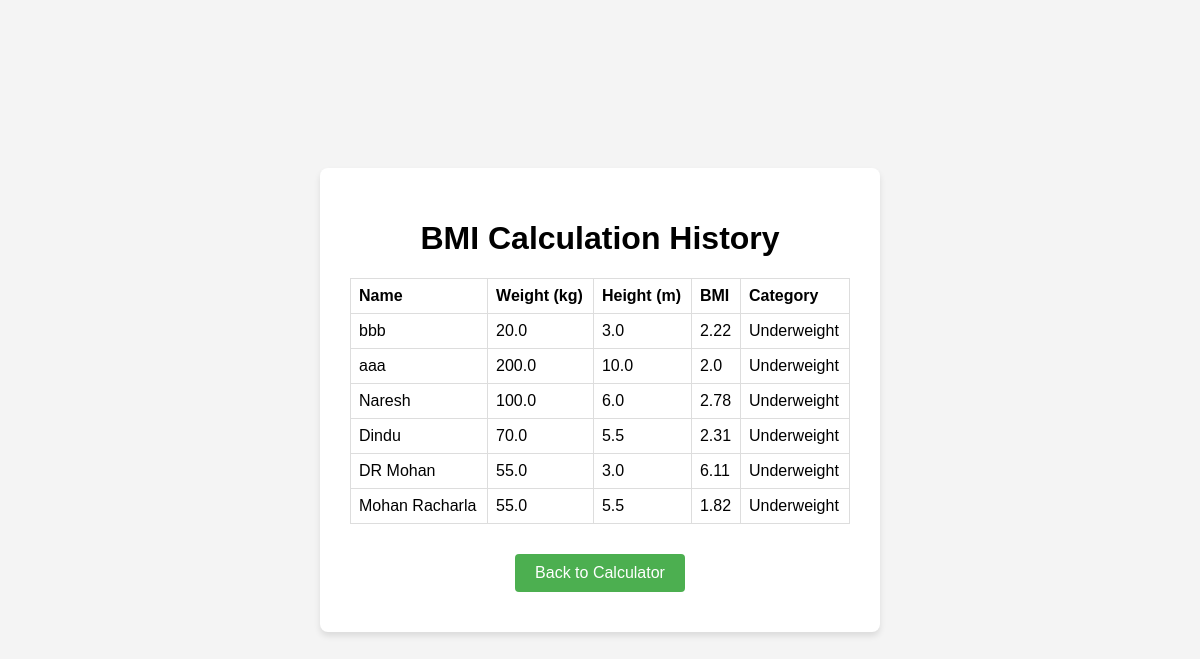
The app's page /history with its own data.
### tables this page shows
CREATE TABLE records
                 (id INTEGER PRIMARY KEY AUTOINCREMENT,
                  name TEXT, 
                  weight REAL, 
                  height REAL, 
                  bmi REAL, 
                  category TEXT);

### app.py (the view)
@app.route('/history')
def history():
    conn = sqlite3.connect('bmi_records.db')
    c = conn.cursor()
    c.execute('SELECT * FROM records ORDER BY id DESC')
    records = c.fetchall()
    conn.close()
    return render_template('history.html', records=records)

### templates/history.html (shortened to what this page needs)
<!DOCTYPE html>
<html lang="en">
<head>
    <link rel="stylesheet" href="{{ url_for('static', filename='style.css') }}">
</head>
<body>
    <div class="container">
        <h1>BMI Calculation History</h1>
        <table>
            <tr>
                <th>Name</th>
                <th>Weight (kg)</th>
                <th>Height (m)</th>
                <th>BMI</th>
                <th>Category</th>
            </tr>
            {% for record in records %}
            <tr>
                <td>{{ record[1] }}</td>
                <td>{{ record[2] }}</td>
                <td>{{ record[3] }}</td>
                <td>{{ record[4] }}</td>
                <td>{{ record[5] }}</td>
            </tr>
            {% endfor %}
        </table>
        <a href="{{ url_for('index') }}" class="button">Back to Calculator</a>
    </div>
</body>
</html>

### static/style.css (style rules this page uses)
body { font-family: Arial, sans-serif; background-color: #f4f4f4; margin: 0; display: flex; justify-content: center; align-items: center; min-height: 100vh; }
.container { background-color: white; padding: 30px; border-radius: 8px; box-shadow: 0 4px 6px rgba(0,0,0,0.1); width: 500px; text-align: center; }
button, .button { background-color: #4CAF50; color: white; border: none; padding: 10px 20px; text-align: center; text-decoration: none; display: inline-block; font-size: 16px; margin: 10px 2px; cursor: pointer; border-radius: 4px; }
table { width: 100%; border-collapse: collapse; margin-bottom: 20px; }
table, th, td { border: 1px solid #ddd; }
th, td { padding: 8px; text-align: left; }

### records on screen
records: name "bbb", weight "20.0", height "3.0", bmi "2.22", category "Underweight"
records: name "aaa", weight "200.0", height "10.0", bmi "2.0", category "Underweight"
records: name "Naresh", weight "100.0", height "6.0", bmi "2.78", category "Underweight"
records: name "Dindu", weight "70.0", height "5.5", bmi "2.31", category "Underweight"
records: name "DR Mohan", weight "55.0", height "3.0", bmi "6.11", category "Underweight"
records: name "Mohan Racharla", weight "55.0", height "5.5", bmi "1.82", category "Underweight"
